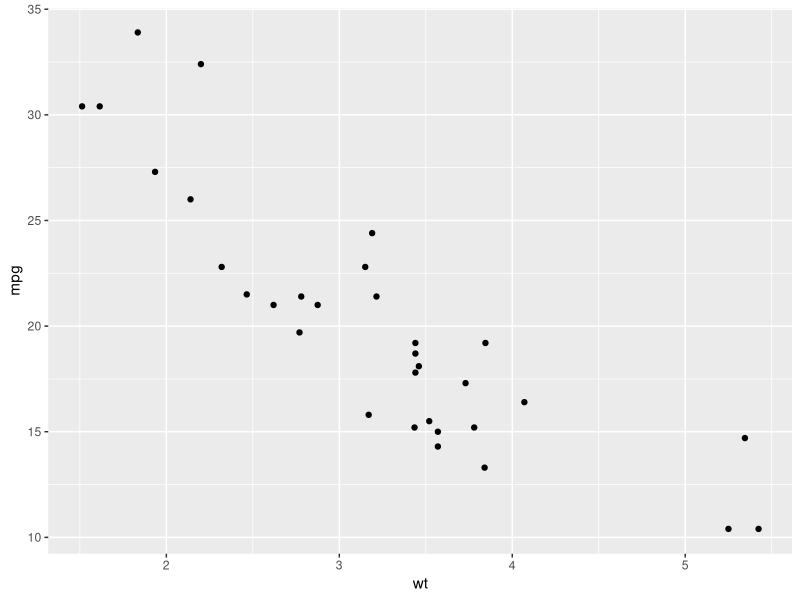
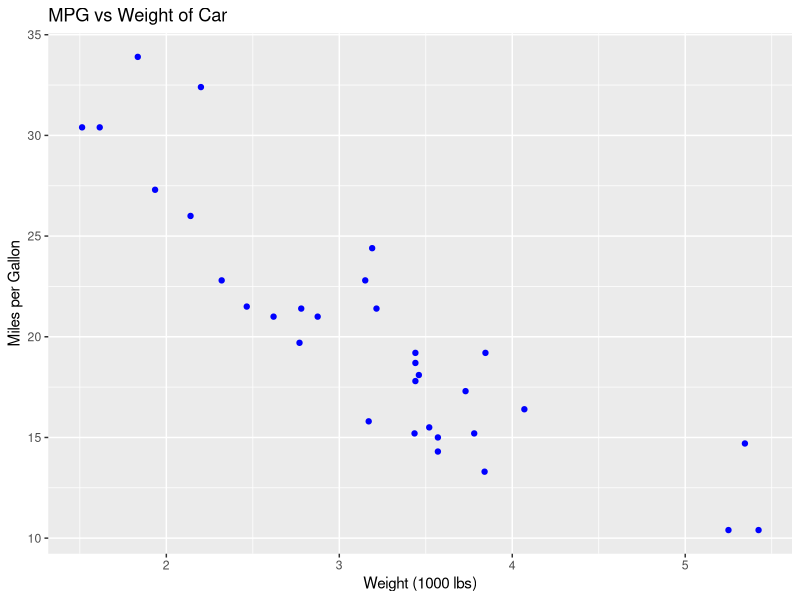
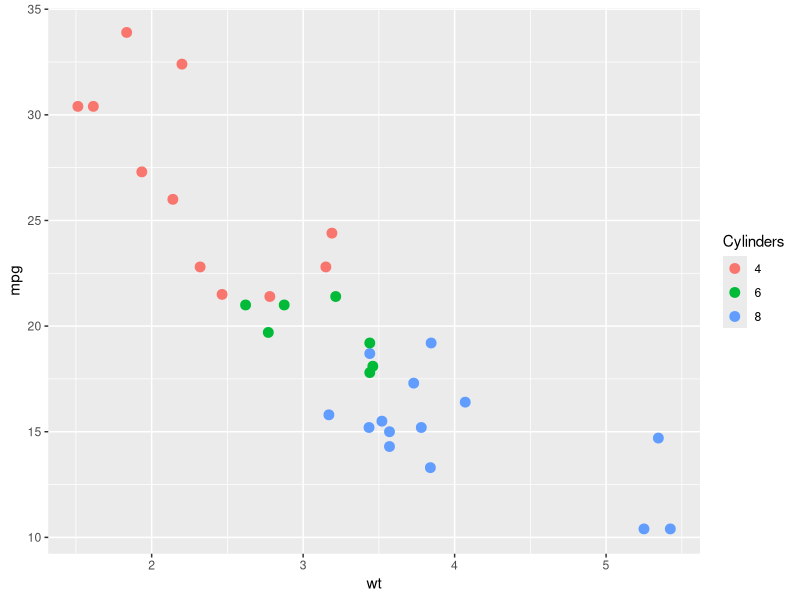

Generate these figures, in order, with R:
library(tidyverse)

# 
data("mtcars")
head(mtcars)

#Basic Scatterplot with ggplot()
ggplot(data = mtcars, aes(x = wt, y = mpg)) +
  geom_point()

#Adding more layers
ggplot(data = mtcars, aes(x = wt, y = mpg)) +
  geom_point(color = "blue") +
  labs(
    title = "MPG vs Weight of Car",
    x = "Weight (1000 lbs)",
    y = "Miles per Gallon"
  )

#Change Aesthetic Mappings
ggplot(mtcars, aes(x = wt, y = mpg, color = factor(cyl))) +
  geom_point(size = 3) +
  labs(color = "Cylinders")



